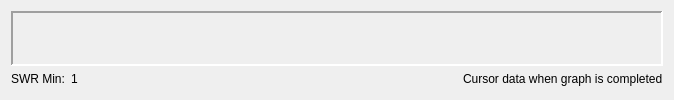
          <widget class="QWidget" name="verticalLayoutWidget">
           <layout class="QVBoxLayout" name="verticalLayout_2">
            <property name="spacing">
             <number>3</number>
            </property>
            <item>
             <widget class="GraphCanvas" name="canvas1">
              <property name="palette">
               <palette>
                <active>
                 <colorrole role="Base">
                  <brush brushstyle="SolidPattern">
                   <color alpha="255">
                    <red>255</red>
                    <green>255</green>
                    <blue>255</blue>
                   </color>
                  </brush>
                 </colorrole>
                 <colorrole role="Window">
                  <brush brushstyle="SolidPattern">
                   <color alpha="255">
                    <red>255</red>
                    <green>255</green>
                    <blue>255</blue>
                   </color>
                  </brush>
                 </colorrole>
                </active>
                <inactive>
                 <colorrole role="Base">
                  <brush brushstyle="SolidPattern">
                   <color alpha="255">
                    <red>255</red>
                    <green>255</green>
                    <blue>255</blue>
                   </color>
                  </brush>
                 </colorrole>
                 <colorrole role="Window">
                  <brush brushstyle="SolidPattern">
                   <color alpha="255">
                    <red>255</red>
                    <green>255</green>
                    <blue>255</blue>
                   </color>
                  </brush>
                 </colorrole>
                </inactive>
                <disabled>
                 <colorrole role="Base">
                  <brush brushstyle="SolidPattern">
                   <color alpha="255">
                    <red>255</red>
                    <green>255</green>
                    <blue>255</blue>
                   </color>
                  </brush>
                 </colorrole>
                 <colorrole role="Window">
                  <brush brushstyle="SolidPattern">
                   <color alpha="255">
                    <red>255</red>
                    <green>255</green>
                    <blue>255</blue>
                   </color>
                  </brush>
                 </colorrole>
                </disabled>
               </palette>
              </property>
              <property name="frameShape">
               <enum>QFrame::Panel</enum>
              </property>
              <property name="frameShadow">
               <enum>QFrame::Sunken</enum>
              </property>
              <property name="lineWidth">
               <number>2</number>
              </property>
              <widget class="GraphCursor" name="cursor" native="true">
               <property name="geometry">
                <rect>
                 <x>0</x>
                 <y>0</y>
                 <width>120</width>
                 <height>80</height>
                </rect>
               </property>
              </widget>
             </widget>
            </item>
            <item>
             <widget class="QWidget" name="widget_2" native="true">
              <property name="maximumSize">
               <size>
                <width>16777215</width>
                <height>20</height>
               </size>
              </property>
              <layout class="QHBoxLayout" name="horizontalLayout">
               <property name="leftMargin">
                <number>0</number>
               </property>
               <property name="topMargin">
                <number>0</number>
               </property>
               <property name="rightMargin">
                <number>0</number>
               </property>
               <property name="bottomMargin">
                <number>0</number>
               </property>
               <item>
                <widget class="QLabel" name="label_12">
                 <property name="text">
                  <string>SWR Min:</string>
                 </property>
                </widget>
               </item>
               <item>
                <widget class="QLabel" name="swr_min_disp">
                 <property name="text">
                  <string>1</string>
                 </property>
                </widget>
               </item>
               <item>
                <spacer name="horizontalSpacer">
                 <property name="orientation">
                  <enum>Qt::Horizontal</enum>
                 </property>
                 <property name="sizeHint" stdset="0">
                  <size>
                   <width>379</width>
                   <height>17</height>
                  </size>
                 </property>
                </spacer>
               </item>
               <item>
                <widget class="QLabel" name="cursor_disp">
                 <property name="text">
                  <string>Cursor data when graph is completed</string>
                 </property>
                </widget>
               </item>
              </layout>
             </widget>
            </item>
           </layout>
          </widget>
